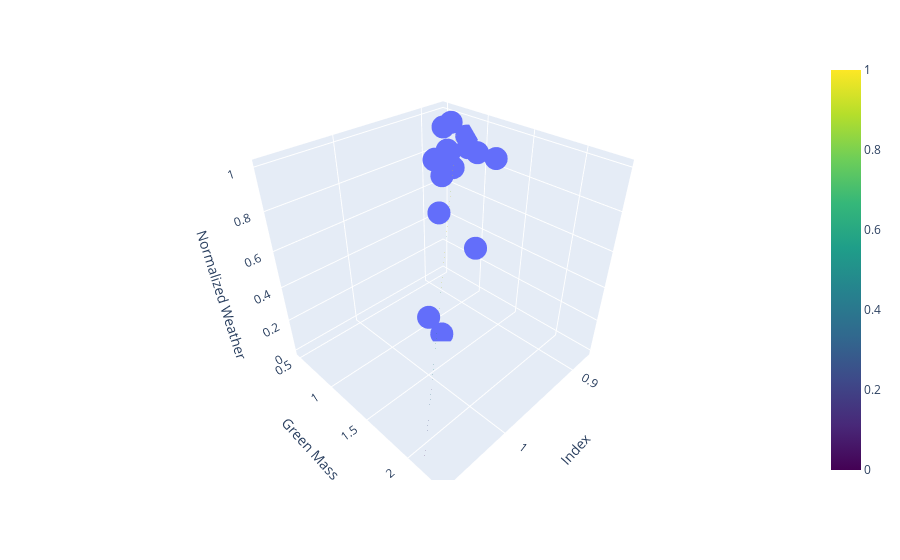

Here is the notebook cell this chart was saved with:
### Code cell
import plotly.express as px
import plotly.graph_objects as go
import numpy as np
import pandas as pd
from sklearn.linear_model import LinearRegression

# Assuming value_x, value_y, and weighted_vector are your vectors
value_x = input_df["index"].values.reshape(-1, 1)
value_y = input_df["greenmass"].values
value_z = normalize(weighted_vector.values)

# Combine value_x and value_z into a DataFrame
df = pd.DataFrame({'Index': value_x.flatten(), 'GreenMass': value_y, 'NormalizedWeather': value_z})

# Fit a multivariate linear regression model
model = LinearRegression()
model.fit(df[['Index', 'NormalizedWeather']], df['GreenMass'])

# Extract coefficients
slope_x, slope_z = model.coef_
intercept = model.intercept_

# Create a 3D scatter plot
fig = px.scatter_3d(df, x='Index', y='GreenMass', z='NormalizedWeather',
                    labels={'Index': 'Index', 'GreenMass': 'Green Mass', 'NormalizedWeather': 'Normalized Weather'})

# Create a meshgrid for the plane
x_plane = np.linspace(min(df['Index']), max(df['Index']), 100)
z_plane = np.linspace(min(df['NormalizedWeather']), max(df['NormalizedWeather']), 100)
x_plane, z_plane = np.meshgrid(x_plane, z_plane)

# Calculate corresponding y values for the plane using regression coefficients
y_plane = slope_x * x_plane + slope_z * z_plane + intercept

# Plot the plane using go.Surface
fig.add_trace(go.Surface(x=x_plane, y=y_plane, z=z_plane, opacity=0.5, colorscale='Viridis'))

# Print the formula of the correlation plane
formula = f"Green Mass = {slope_x:.2f} * Index + {slope_z:.2f} * Normalized Weather Conditions + {intercept:.2f}"
print(f"Correlation Plane Formula: {formula}")

# Show the plot
fig.show()

### Figure 1 — Plotly figure (JSON) as saved in the notebook; plotly's stock layout.template omitted (floating-point values rounded to 4 significant figures; data arrays with more than 128 entries replaced by an {"elided": "..."} marker saying what was removed)
{"data": [{"hovertemplate": "Index=%{x}<br>Green Mass=%{y}<br>Normalized Weather=%{z}<extra></extra>", "legendgroup": "", "marker": {"color": "#636efa", "symbol": "circle"}, "mode": "markers", "name": "", "scene": "scene", "showlegend": false, "type": "scatter3d", "x": [0.8769, 0.8976, 0.9385, 0.9377, 0.9324, 0.9455, 1.066, 0.99, 0.9207, 0.9005, 0.8944, 0.9563, 0.9201, 0.9858, 0.8953, 0.8857, 0.8995], "y": [0.8, 1, 1.2, 1.1, 1.4, 1.2, 2.2, 1.9, 0.9, 0.6, 0.55, 1.24, 0.98, 1.5, 1.3, 0.68, 0.71], "z": [0.9085, 0.9085, 0.9085, 0.9085, 1, 1, 0.7858, 0.7858, 0.7858, 0.7858, 0.7723, 0, 0.9154, 0.8439, 0.8994, 0.974, 0.9725]}, {"colorscale": [[0, "#440154"], [0.1111, "#482878"], [0.2222, "#3e4989"], [0.3333, "#31688e"], [0.4444, "#26828e"], [0.5556, "#1f9e89"], [0.6667, "#35b779"], [0.7778, "#6ece58"], [0.8889, "#b5de2b"], [1, "#fde725"]], "opacity": 0.5, "type": "surface", "x": {"elided": "100x100 float values"}, "y": {"elided": "100x100 float values"}, "z": {"elided": "100x100 float values"}}], "layout": {"legend": {"tracegroupgap": 0}, "margin": {"t": 60}, "scene": {"domain": {"x": [0, 1], "y": [0, 1]}, "xaxis": {"title": {"text": "Index"}}, "yaxis": {"title": {"text": "Green Mass"}}, "zaxis": {"title": {"text": "Normalized Weather"}}}}}
